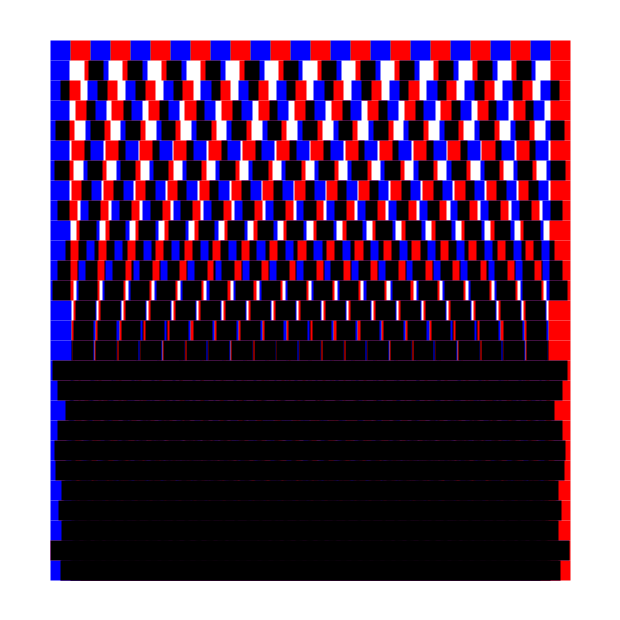
Frame 1 (no input)
Frame 60 (the mouse pressed at the canvas centre just before this capture): identical to frame 1, image omitted
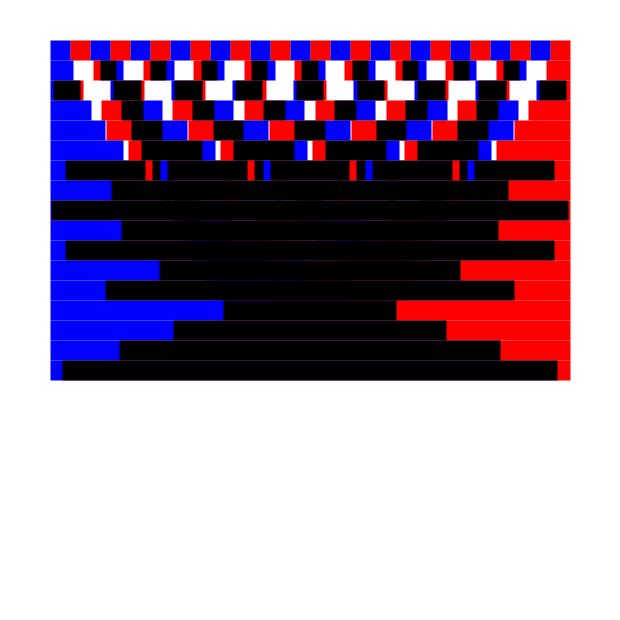
Frame 120 (the mouse held since frame 60 and released just before this capture)

The Processing sketch that drew these frames (run headless with seeded random() and noise(); from frame 60 on, the mouse is pressed at the canvas centre):

// Processing sketch: build
// ── build.pde
/*
 * (C) thedotisblack.com
 * ep_33 -> Drawing Machine ( Difference )
 * step_05
 *
 * interact with the geometry and change sizes
 */

float step_x = 200;
float step_y = 20;
float margin_x = 50;
float margin_y = 50;

color bg = color(255);
color r = color(255, 0, 0);
color b = color(0, 0, 255);

void setup() {
  size(620, 620);
  surface.setLocation(25, 25);
  strokeCap(CORNER);
  strokeWeight(20);
  blendMode(MULTIPLY);
  // noLoop();
}

void draw() {
  background(bg);
  float xStepMax = constrain(mouseX, 10, width);
  // ---
  for (float y = margin_y; y <= height-margin_y; y += step_y) {
    step_x = map(y, margin_y, height-margin_y, 40, xStepMax);
    float xx = map(step_x, 40, 100, 20, step_x-10);
    for (float x = margin_x; x <= width-margin_x; x += step_x) {
      if (x+xx < width-margin_x) {
        // blue line
        stroke(b);
        line(x, y, x+xx, y);
        // red lines
        stroke(r);
        line(width-x, y, width-x-xx, y);
      }
    }
  }
}
